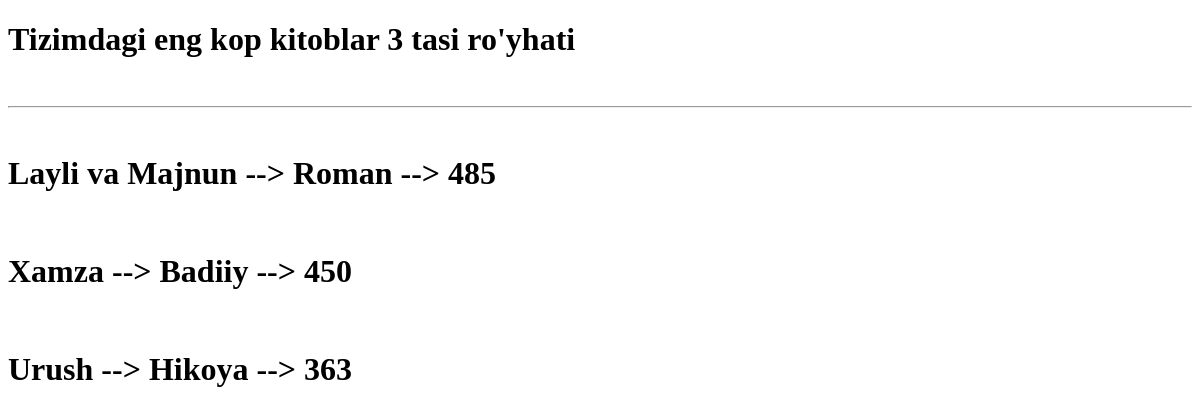
/sahifa_kop_kitob/, run on an earlier commit of the app's database.
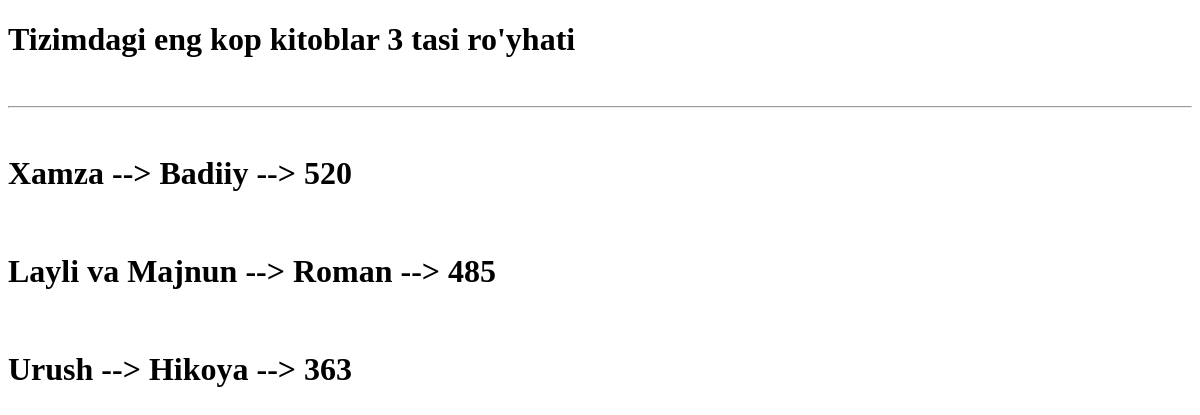
And on a later commit of the database.
### asosiy/models.py (models this page shows)
class Kitob(models.Model):
    nom = models.CharField(max_length=50)
    janr = models.CharField(max_length=20, choices=JANR)
    sahifa = models.PositiveSmallIntegerField()
    muallif = models.ForeignKey(Muallif, on_delete=models.CASCADE)
    def __str__(self):
        return f"{self.nom} --> {self.janr} --> {self.sahifa}"

### asosiy/views.py (the view)
# urls.py: path('sahifa_kop_kitob/', sahifa_kop_kitob),
def sahifa_kop_kitob(request):
    content = {
        "kitoblar": Kitob.objects.order_by("-sahifa")[:3]
    }
    return render(request, "vazifa/sahifa_kop_kitob.html", content)

### templates/vazifa/sahifa_kop_kitob.html (shortened to what this page needs)
<!DOCTYPE html>
<html lang="en">
<head>
</head>
<body>
<h1>Tizimdagi eng kop kitoblar 3 tasi  ro'yhati </h1>
    <br>
    <hr>
    {% for kitob in kitoblar %}
    <br>
    <h1>{{kitob}}</h1>
    {% endfor %}
</body>
</html>

What changed in the data, as far as the page shows it:
changed Kitob: nom+janr+sahifa "Xamza --> Badiiy --> 450" → "Xamza --> Badiiy --> 520"; moves up the list
